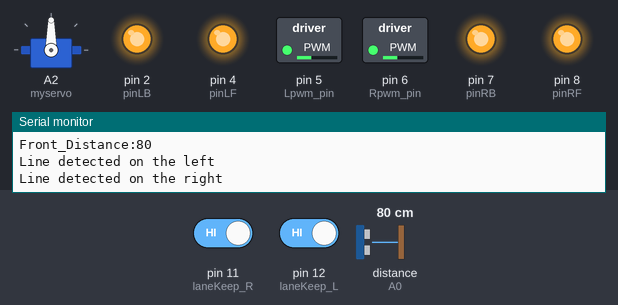
Bench run of a sketch on a simulated Arduino Uno, built with avr-gcc and run on an emulated ATmega328P. On the bench: servo, switched loads named in the sketch (green lamp = pin HIGH), output pins drawn as LEDs (lit = HIGH), the last lines printed to the serial monitor. Wiring (inferred from the names in the program): ultrasonic range finder: trigger A1; echo A0. Dashed ring = blinking. The inputs (shaded band) are chosen by the test bench; at power-on: pin 11 (laneKeep_R) HIGH, distance to the obstacle (sensor on A0) 80 cm, pin 12 (laneKeep_L) HIGH. The echo pulse lasts 58.3 µs per cm; pins used as bus, display or sensor lines are not drawn.

Above: at 1.3 s.
1.4 s: pin 11 (laneKeep_R) driven LOW
At 3.4 s:
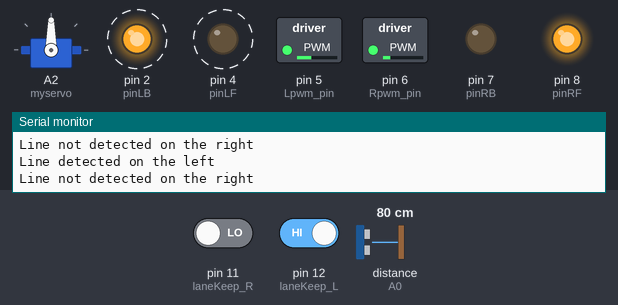
5.4 s: distance to the obstacle (sensor on A0) set to 21 cm
8.9 s: distance to the obstacle (sensor on A0) set to 17 cm
At 12.5 s:
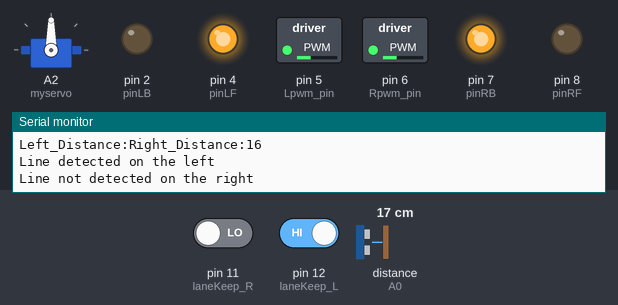
12.9 s: pin 12 (laneKeep_L) driven LOW
16.5 s: distance to the obstacle (sensor on A0) set to 35 cm
At 19.6 s:
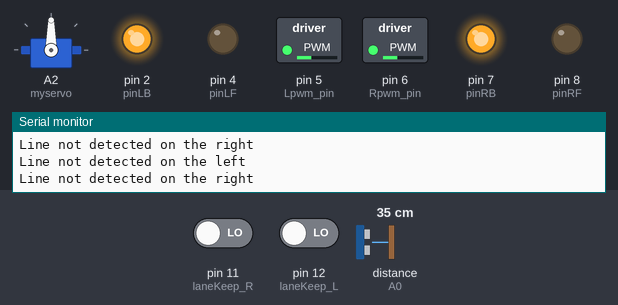
19.9 s: pin 11 (laneKeep_R) driven HIGH
At 20.8 s:
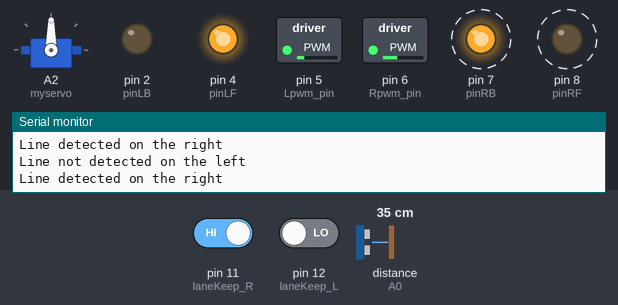
Timing chart, 0 to 24.9 s (numbered marks = the images above; inputs shaded):
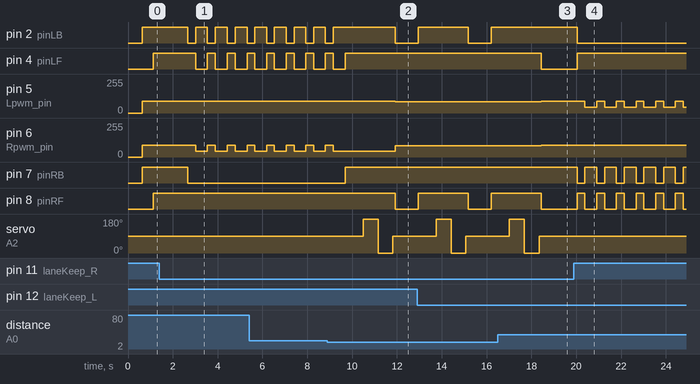

The sketch:

mainCode.ino
```cpp
/* CS179J Autonomous Vehicle Maze Project
 * Group: ERASER
 * Members: Eric Choi, Artip Nakchinda, Sean Yi
 *
 * filename: mainCode.ino
   * This file is the main code for the autonomous vehicle maze project.
   * It contains code consisting of the following:
   * - Motor Control Functions
   * - Ultrasonic Sensor Functions for detecting obstacles
   * - Obstacle Sensors for Lane Keep Functions
   * - Bluetooth Module Functions for sending/receiving coordinates
   * - Coordinate Pathing Functions
 *
 */
// Code inspired by original kit's code,
// Modify to add obstacle avoidance sensor and bluetooth module
// also adding pathing functions
// May also modify for better organization (i.e. Convert to use state machine)

// Libraries
#include <Servo.h>
// #include <Vector.h>

// *** SET THESE VARIABLES FIRST BEFORE UPLOADING TO VEHICLE ***
#define DRIVE_SELECT    1    // 1 = Main Drive Function,
                             // 2 = Lane Keep Drive Only,
                             // 3 = Ultrasonic Obstacle Avoidance
#define VEHICLE_SELECT  2    // Vehicle 1 = 1;
                            // Vehicle 2 = 2;
#define VEHICLE_SPEED   90  // Speed of the vehicle
#define TURN_SPEED      85  // Speed of the vehicle when turning
#define START_POS_X     1    // Starting Position in maze
#define START_POS_Y     0
// Vehicle 1: 0,0
// Vehicle 2: 3,0
#define START_DIRECTION EAST // Starting Direction in maze
// *** SET THESE VARIABLES FIRST BEFORE UPLOADING TO VEHICLE ***

// Motor Controller Pins
#define Lpwm_pin  5     //pin of controlling speed---- ENA of motor driver board
#define Rpwm_pin  6    //pin of controlling speed---- ENB of motor driver board
const int pinLB = 2;             //pin of controlling turning---- IN1 of motor driver board left back
const int pinLF = 4;             //pin of controlling turning---- IN2 of motor driver board left forward
const int pinRB = 7;            //pin of controlling turning---- IN3 of motor driver board right back
const int pinRF = 8;            //pin of controlling turning---- IN4 of motor driver board right forward

// Ultrasonic Sensor Pins
Servo myservo;
const int Echo_Pin=A0;  // ultrasonic module   ECHO to A0
const int Trig_Pin=A1;  // ultrasonic module  TRIG to A1

// Obstacle Avoidance Sensor Pins
const int laneKeep_L = 12; // pins
const int laneKeep_R = 11;

// Coordinate Pathing Variables *** IMPORTANT TODO ***
/* Needed variables:
    - path (array of coordinates)
    - currentPos (current position)
    - nextPos (next position)
    - vehicleSelect (vehicle 1 or 2)
    - pathFound (boolean)
*/
#define MAX_PATH_LENGTH 50
#define MAX_GRID_LENGTH 30
#define MAX_GRID_WIDTH  30
#define GRID_WIDTH      4
#define GRID_LENGTH     6

const int UNEXPLORED = 0;
const int OPEN = 1;
const int WALL = 2;
const int VISITED = 3;

// int grid[GRID_WIDTH][GRID_LENGTH] = {
//   (0, 0), (0, 1), (0, 2), (0, 3), (0, 4), (0, 5),
//   (1, 0), (1, 1), (1, 2), (1, 3), (1, 4), (1, 5),
//   (2, 0), (2, 1), (2, 2), (2, 3), (2, 4), (2, 5),
//   (3, 0), (3, 1), (3, 2), (3, 3), (3, 4), (3, 5)
//   }; // Grid of coordinates (4x6)

int exploration[GRID_WIDTH][GRID_LENGTH] = {
  (0, 0, 0, 0, 0, 0), // x, y -- -- >
  (0, 0, 0, 0, 0, 0), // |
  (0, 0, 0, 0, 0, 0), // |
  (0, 0, 0, 0, 0, 0), // v
  (0, 0, 0, 0, 0, 0)
  }; // exploration grid, 0 = unexplored, 1 = open, 2 = wall, 3 = visited

int vehicleSelect = VEHICLE_SELECT; // not sure if needed...

bool pathFound = false;
int stepCounter = 0;
int currPos[2] = {START_POS_X, START_POS_Y}; // Current position
int path[MAX_PATH_LENGTH][2] = {(START_POS_X, START_POS_Y) }; // Path to follow

// Vehicle 2 Variables (the secondary vehicle)
int currPos2[2] = {0, 0}; // Current position (not sure if needed)*
int path2[MAX_PATH_LENGTH][2] = {(0, 0)}; // Path to follow


// typedef Vector <int> currentPos; // Current position
// typedef Vector <Vector <int>> path; // Path to follow
// typedef Vector <Vector <int>> grid; // Grid of coordinates (4x6) excluding the walls

enum Direction {NORTH, SOUTH, EAST, WEST};
Direction currentDir = START_DIRECTION;

void turnRight(){
  switch(currentDir){
    case NORTH:
      currentDir = EAST;
      break;
    case EAST:
      currentDir = SOUTH;
      break;
    case SOUTH:
      currentDir = WEST;
      break;
    case WEST:
      currentDir = NORTH;
      break;
  }
}

void turnLeft(){
  switch(currentDir){
    case NORTH:
      currentDir = WEST;
      break;
    case WEST:
      currentDir = SOUTH;
      break;
    case SOUTH:
      currentDir = EAST;
      break;
    case EAST:
      currentDir = NORTH;
      break;
  }
}

// ----- Sensor Functions -----
// Bluetooth Module
//
// TODO: Implement communication functions
//  - sendCommunication()
//  - recvCommunication()
//  - sendPos()
//  - recvPos()
//  - sendPath() // important functons
//  - recvPath()

char command = 'S'; // default: no data to transmit
int BT_stepCounter = 0;

bool BT_sendPath = false;

void recvPath() {
  if(Serial.available() > 0) {
    stopp();
    BT_stepCounter = Serial.read();
    // path = Serial.read();
    for (int i = 0; i < BT_stepCounter || Serial.available() > 0; i++) {
      for (int j = 0; j < 2; j++) {
        path2[i][j] = Serial.read();
      }
    }
    // etc...; though there's probably a better way to do this.

  }
}
void sendPath() {
  stopp();
  Serial.write(static_cast<int>(stepCounter)); // send the number of steps in path

  for(int i = 0; i < stepCounter; i++) { // send the path
    for(int j = 0; j < 2; j++) {
      Serial.write(path[i][j]);
    }
  }
}


// Uses the two obstacle avoidance sensors to detect lines and keep vehicle straight
// Lane Keep/Obstacle Avoidance Sensor Variables
int lastState_L = HIGH;  // the previous state from the input pin
int currState_L;        // the current reading from the input pin

int lastState_R = HIGH;
int currState_R;

bool lineDetected_L = false;
bool lineDetected_R = false;
bool lineTimeDetected_L = false;
bool lineTimeDetected_R = false;
// bool lineDetected_F = false;


void laneKeep() {
  // TODO: Implement Lane Keep function using the two obstacle avoidance sensors
  // Read the state of the the input pin:
  // lineDetected_L = 0; // 0 = no line, 1 = line detected
  // lineDetected_R = 0;

  currState_L = digitalRead(laneKeep_L);
  currState_R = digitalRead(laneKeep_R);

  if (currState_L == LOW) {// lastState_L == HIGH && currState_L == LOW) {
    Serial.println("Line not detected on the left");
    lineDetected_L = false;
  }
  else if (currState_L == HIGH) { // lastState_L == LOW && currState_L == HIGH) {
    Serial.println("Line detected on the left");
    lineDetected_L = true;
    // If the line is detected on the left, then the vehicle should turn right
  }

  if (currState_R == LOW) { // lastState_R == HIGH && currState_R == LOW) {
    Serial.println("Line not detected on the right");
    lineDetected_R = false;
  }
  else if (currState_R == HIGH) { // lastState_R == LOW && currState_R == HIGH) {
    Serial.println("Line detected on the right");
    lineDetected_R = true;
    // If the line is detected on the right, then the vehicle should turn left

  }

  // if ((currState_L == HIGH && currState_R == HIGH) &&
  //      lineDetected_L == lineDetected_R) {
  //     }

  // lastState_L = currState_L;
  // lastState_R = currState_R;
}

void laneKeep_stop() {
  laneKeep();
  if(lineDetected_L==true && lineDetected_R==true) {
    stopp();
  }
}

// Ultrasonic Sensor
#define USS_DETECT_DISTANCE 18 // Minimum distance to detect a wall/obstacle
volatile int Front_Distance;
volatile int Left_Distance;
volatile int Right_Distance;
bool USS_clearFront = false;
bool USS_clearLeft  = false;
bool USS_clearRight = false;

float checkdistance() {
  digitalWrite(Trig_Pin, LOW);
  delayMicroseconds(2);
  digitalWrite(Trig_Pin, HIGH);
  delayMicroseconds(10);
  digitalWrite(Trig_Pin, LOW);
  float distance = pulseIn(Echo_Pin, HIGH) / 58.00;
  delay(10);
  return distance;
}

void USS_ResetPos() {
  myservo.write(90);
  delay(100);
}
void USS_CheckLeft() {
  myservo.write(180);
  delay(500);
  Left_Distance = checkdistance();
  Serial.print("Left_Distance:");
}
void USS_CheckRight() {
  myservo.write(0);
  delay(500);
  Right_Distance = checkdistance();
  Serial.print("Right_Distance:");
  Serial.println(Right_Distance);
}
void USS_CheckFront() {
  myservo.write(90);
  delay(500);
  Front_Distance = checkdistance();
  Serial.print("Front_Distance:");
  Serial.println(Front_Distance);
}

void USS_Main() { // Original obstacle avoidance function, uses only the ultrasonic sensor
  USS_clearFront = true;
  USS_clearLeft  = true;
  USS_clearRight = true;
  lineDetected_L = false;
  lineDetected_R = false;

  Front_Distance = checkdistance(); // obtain the value detected by ultrasonic sensor
  USS_CheckFront();
  if((Front_Distance < USS_DETECT_DISTANCE) && (Front_Distance > 0)) {
      // if the distance is greater than 0 and less than USS_DETECT_DISTANCE
    USS_clearFront = false;

    stopp(); //stop
    delay(150);
    USS_CheckFront();
    delay(150);
    USS_CheckLeft();
    delay(150);
    USS_CheckRight();
    delay(150);
    USS_ResetPos();

    if (Front_Distance < USS_DETECT_DISTANCE) {
      USS_clearFront = false;
    }
    else {
      USS_clearFront = true;
    }

    if (Left_Distance < USS_DETECT_DISTANCE) {
      USS_clearLeft = false;
    }
    else {
      USS_clearLeft = true;
    }

    if (Right_Distance < USS_DETECT_DISTANCE) {
      USS_clearRight = false;
    }
    else {
      USS_clearRight = true;
    }
  }
  else { //otherwise
    USS_clearFront = true;
  }
}

// bool forward  = false; // dunno if we need this
// bool backward = false;
// bool left     = false;
// bool right    = false;
// bool stop     = true;

// --- DRIVE MODES ---
#define TURN_DELAY 250 // Adjust value as needed
                       // to achieve 90-degree turns(milliseconds)

unsigned long sensorTriggerTimeL = 0;
unsigned long sensorTriggerTimeR = 0;
const unsigned long sensorDelay = 600; // 50 milliseconds

void Drive_Main() { // All good - Sean
  USS_clearFront = true;
  USS_clearLeft  = true;
  USS_clearRight = true;

  lineTimeDetected_L = digitalRead(laneKeep_L);
  lineTimeDetected_R = digitalRead(laneKeep_R);

  lineDetected_L = false;
  lineDetected_R = false;
  // Serial.println(millis());
  bool sensCheck = false;
  if (lineTimeDetected_L) {
    sensorTriggerTimeL = millis();
  }
  if (lineTimeDetected_R) {
    sensorTriggerTimeR = millis();
  }

   if ((lineTimeDetected_L) && ((millis() - sensorTriggerTimeR) <= sensorDelay)) {
    sensCheck = true;
   } else if((lineTimeDetected_R) && ((millis() - sensorTriggerTimeL) <= sensorDelay)) {
    sensCheck = true;
   }
  USS_Main();
  if (USS_clearFront == true && USS_clearLeft == true && USS_clearRight == true) {
    // Ultrasonic sensor clear
    laneKeep();
    if (lineDetected_L == true && lineDetected_R == true && sensCheck == true) { // Line in front
      // while (lineDetected_L == 1 || lineDetected_R == 1) {
      //   go_forward(VEHICLE_SPEED);
      //   laneKeep();
      // }
      go_forward(VEHICLE_SPEED);
      delay(500);
      stopp();
      switch (currentDir) {
        case NORTH:
          currPos[1]++; // Move up in the grid
          break;
        case EAST:
          currPos[0]++; // Move right in the grid
          break;
        case SOUTH:
          currPos[1]--; // Move down in the grid
          break;
        case WEST:
          currPos[0]--; // Move left in the grid
          break;
      }
      path[0][stepCounter] = currPos[0];
      path[1][stepCounter] = currPos[1];
      stepCounter++;
      delay(1000);
      laneKeep();
    }
    else if (lineDetected_L == 0 && lineDetected_R == 1) { // Line detected on the right
      unsigned long startTime = millis();
      while (millis() - startTime <= 350) {
        go_backward(VEHICLE_SPEED);
        lineDetected_L = digitalRead(laneKeep_L);
        lineDetected_R = digitalRead(laneKeep_R);
        if (lineDetected_L == 1 && lineDetected_R == 1) {
          stopp();
          return;
        }
      }
      // startTime = millis();
      // while (millis() - startTime <= 350) {
      //   laneKeep_left(VEHICLE_SPEED);
      //   laneKeep();
      //   lineDetected_L = digitalRead(laneKeep_L);
      //   lineDetected_R = digitalRead(laneKeep_R);
      //   if (lineDetected_L == 1 && lineDetected_R == 1) {
      //     stopp();
      //     return;
      //   }
      // }
      laneKeep_left(VEHICLE_SPEED);
      laneKeep();
    } else if (lineDetected_L == 1 && lineDetected_R == 0) { // Line detected on the left
      unsigned long startTime = millis();
      while (millis() - startTime <= 350) {
        go_backward(VEHICLE_SPEED);
        lineDetected_L = digitalRead(laneKeep_L);
        lineDetected_R = digitalRead(laneKeep_R);
        if (lineDetected_L == 1 && lineDetected_R == 1) {
          stopp();
          return;
        }
      }
      // startTime = millis();
      // while (millis() - startTime <= 350) {
      //   laneKeep_right(VEHICLE_SPEED);
      //   laneKeep();
      //   lineDetected_L = digitalRead(laneKeep_L);
      //   lineDetected_R = digitalRead(laneKeep_R);
      //   if (lineDetected_L == 1 && lineDetected_R == 1) {
      //     stopp();
      //     return;
      //   }
      // }
      laneKeep_right(VEHICLE_SPEED);
      laneKeep();
    }
    else if (lineDetected_L == false && lineDetected_R == false) { // No line detected
      go_forward(VEHICLE_SPEED);
      laneKeep();
    }
    else {
      stopp(); // If something weird happens...
      laneKeep();
    }
  }
  else if (USS_clearFront == false &&
           USS_clearLeft  == true  && USS_clearRight == false) { // Left is clear
    rotate_left(TURN_SPEED);
    delay(TURN_DELAY);
  }
  else if (USS_clearFront == false &&
           USS_clearLeft  == false && USS_clearRight == true) {  // Right is clear
    rotate_right(TURN_SPEED);
    delay(TURN_DELAY);
  }
  else if (USS_clearFront == false &&
           USS_clearLeft  == true  && USS_clearRight == true) { // Left and Right are clear
    if (Left_Distance > Right_Distance) {
      rotate_left(TURN_SPEED);
    }
    else {
      rotate_right(TURN_SPEED);
    }
    delay(TURN_DELAY);
  }
  // else if (USS_clearFront == true  &&
  //          USS_clearLeft  == false && USS_clearRight == false) { // Front is clear
  //   laneKeep();
  //   go_forward(VEHICLE_SPEED);
  // }
  // else if (USS_clearFront == true &&
  //          USS_clearLeft  == true && USS_clearRight == true) { // All are clear
  //   laneKeep();
  //   go_forward(VEHICLE_SPEED);
  // }
  else if (USS_clearFront == false &&
           USS_clearLeft  == false && USS_clearRight == false) { // All are blocked
    laneKeep();
    rotate_left(TURN_SPEED); // replace with a 180 turn
    delay(TURN_DELAY*2);
  }
  else {
    stopp(); // If something weird happens...
  }
}

void laneKeep_Drive() {  // Motor Drive function using the lane keep function only
  laneKeep();
  if (lineDetected_L == false && lineDetected_R == false) {
    go_forward(VEHICLE_SPEED);
  }
  else if (lineDetected_L == false && lineDetected_R == true) {
    // rotate_left(VEHICLE_SPEED);
    laneKeep_left(VEHICLE_SPEED);
  }
  else if (lineDetected_L == true && lineDetected_R == false) {
    // rotate_right(VEHICLE_SPEED);
    laneKeep_right(VEHICLE_SPEED);
  }
  else if (lineDetected_L == true && lineDetected_R == true) {
    go_forward(VEHICLE_SPEED);
  }
  else { // If something weird happens...
    stopp();
    Serial.println("Error: Lane Keep Drive");
  }
}

void Ultrasonic_obstacle_avoidance() // Original obstacle avoidance function
{
  Front_Distance=checkdistance(); //obtain the value detected by ultrasonic sensor
  if((Front_Distance < 10)&&(Front_Distance > 0))//if the distance is greater than 0 and less than 20
{
    stopp();//stop
    delay(100);
    myservo.write(180);
    delay(500);
    Left_Distance=checkdistance();//measure the distance
    delay(100);
    myservo.write(0);
    delay(500);
    Right_Distance=checkdistance();//measure the distance
    delay(100);
if(Left_Distance > Right_Distance)//if distance a1 is greater than a2
    {
      rotate_left(TURN_SPEED);//turn left
      myservo.write(90);
      delay(300);
    }
    else //if the right distance is greater than the left
    {
      rotate_right(TURN_SPEED);// turn right
      myservo.write(90);
      delay(300);
    }
  }
  else//otherwise
  {
    go_forward(VEHICLE_SPEED);//go forward
  }
}
// --- DRIVE MODES ---


// --- Motor Control Functions ---
/* Notes:
 *  - speed_val: 0~255
 *  - HIGH = motor direction disabled
 *  - LOW  = motor direction enabled
 *  - There are 4 motor directions
 *    - pinRB: Right Back
 *    - pinRF: Right Forward
 *    - pinLB: Left Back
 *    - pinLF: Left Forward
 */
void go_forward(unsigned char speed_val) {   // speed_val：0~255
  digitalWrite(pinRB,HIGH);
  digitalWrite(pinRF,LOW );
  digitalWrite(pinLB,HIGH);
  digitalWrite(pinLF,LOW );
  analogWrite(Lpwm_pin,speed_val);
  analogWrite(Rpwm_pin,speed_val);

}
void go_backward(unsigned char speed_val) {   // speed_val：0~255
  digitalWrite(pinRB,LOW );
  digitalWrite(pinRF,HIGH);
  digitalWrite(pinLB,LOW );
  digitalWrite(pinLF,HIGH);
  analogWrite(Lpwm_pin,speed_val);
  analogWrite(Rpwm_pin,speed_val);
}
void rotate_left(unsigned char speed_val) {      // speed_val：0~255
  digitalWrite(pinRB,HIGH);
  digitalWrite(pinRF,LOW );
  digitalWrite(pinLB,LOW );
  digitalWrite(pinLF,HIGH);
  analogWrite(Lpwm_pin,speed_val);
  analogWrite(Rpwm_pin,speed_val);
  turnLeft();
}
void rotate_right(unsigned char speed_val) {   // speed_val：0~255
  digitalWrite(pinRB,LOW );
  digitalWrite(pinRF,HIGH);
  digitalWrite(pinLB,HIGH);
  digitalWrite(pinLF,LOW );
  analogWrite(Lpwm_pin,speed_val);
  analogWrite(Rpwm_pin,speed_val);
  turnRight();
}
void laneKeep_left(unsigned char speed_val) { // Correct the vehicle to the left
  digitalWrite(pinRB,HIGH);                   // speed_val: 0~255
  digitalWrite(pinRF,LOW );
  digitalWrite(pinLB,LOW);
  digitalWrite(pinLF,HIGH);
  analogWrite(Lpwm_pin,speed_val / 2); // left motor
  analogWrite(Rpwm_pin,speed_val);
}
void laneKeep_right(unsigned char speed_val) { // Correct the vehicle to the right
  digitalWrite(pinRB,LOW);                    // speed_val: 0~255
  digitalWrite(pinRF,HIGH);
  digitalWrite(pinLB,HIGH);
  digitalWrite(pinLF,LOW );
  analogWrite(Lpwm_pin,speed_val);
  analogWrite(Rpwm_pin,speed_val / 2);
}

void turnUntilNot(unsigned char speed_val, Direction dir) {
  while (currentDir == dir) {
    Serial.println("Current Direction: " + currentDir);
    rotate_left(speed_val);
    delay(TURN_DELAY);
    stopp();
    delay(1000);
  }
  Serial.println("Stopped!");

  stopp();
}

void stopp() {      //stop
  digitalWrite(pinRB,HIGH);
  digitalWrite(pinRF,HIGH);
  digitalWrite(pinLB,HIGH);
  digitalWrite(pinLF,HIGH);
}
// --- Motor Control Functions ---


void setup(){
  myservo.attach(A2);
  Serial.begin(115200);
  Front_Distance = 0;
  Left_Distance = 0;
  Right_Distance = 0;
  USS_ResetPos();
  vehicleSelect = VEHICLE_SELECT;
  pinMode(Echo_Pin, INPUT); // UltraSonic Sensor
  pinMode(Trig_Pin, OUTPUT);

  pinMode(laneKeep_L, INPUT); // Obstacle Avoidance Sensor
  pinMode(laneKeep_R, INPUT);

  // Motor Controller
  pinMode(pinLB,OUTPUT); // pin 2
  pinMode(pinLF,OUTPUT); // pin 4
  pinMode(pinRB,OUTPUT); // pin 7
  pinMode(pinRF,OUTPUT);  // pin 8
  pinMode(Lpwm_pin,OUTPUT);  // pin 5 (PWM)
  pinMode(Rpwm_pin,OUTPUT);  // pin 6(PWM)

  // Set all indexes as unexplored //
  for (int i = 0; i < GRID_WIDTH; i++) {
    for (int j = 0; j < GRID_LENGTH; j++) {
      exploration[i][j] = UNEXPLORED;
    }
  }
}

void loop(){
  switch(DRIVE_SELECT) {
    case 1: // Main Drive Function
      Drive_Main();
      break;
    case 2: // Lane Keep Drive Only
      laneKeep_Drive();
      break;
    case 3: // Ultrasonic Obstacle Avoidance
      Ultrasonic_obstacle_avoidance();
      break;
    case 4:
      turnUntilNot(VEHICLE_SPEED, currentDir);
      break;
    default:
      stopp();
      Serial.println("Error: Drive Mode not selected.");
      break;
    }
}

// unsigned long sensorTriggerTimeL = 0;
// unsigned long sensorTriggerTimeR = 0;
// const unsigned long sensorDelay = 50; // 50 milliseconds

// void loop() {
//   // Assuming sensorLeft and sensorRight are the left and right sensors
//   bool sensorL = digitalRead(laneKeep_L);
//   bool sensorR = digitalRead(laneKeep_R);

//   if (sensorL) {
//     sensorTriggerTimeL = millis();
//   }

//   if (sensorR) {
//     sensorTriggerTimeR = millis();
//   }

//   if (sensorL && millis() - sensorTriggerTimeR <= sensorDelay) {

//   } else if (sensorR && millis() - sensorTriggerTimeL <= sensorDelay) {

//   } else {
//     // Only one sensor triggered, lane keep this
//   }
// }
```

Measured:
- the behaviour switches between 19 and 18 cm on distance to the obstacle (sensor on A0) (found by bisection; images 1 and 2)
- after the input at 1.4 s, pin 2 (pinLB): alternates HIGH for 0.53 s and LOW for 0.35 s, starting after 1.3 s; pin 4 (pinLF): alternates HIGH for 0.35 s and LOW for 0.53 s, starting after 1.6 s
- after the input at 8.9 s, pin 4 (pinLF): goes on until 9.7 s, then stays HIGH; pin 5 (Lpwm_pin): 90/255 → 85/255 after 3.0 s; pin 7 (pinRB): LOW → HIGH after 0.79 s; pin 8 (pinRF): HIGH → LOW after 3.0 s; servo on A2 (myservo): 90° → 180° after 1.6 s, → 0° 0.66 s later, → 90° 0.66 s later
- after the input at 16.5 s, pin 2 (pinLB): stays HIGH (without the input it goes to LOW after 1.9 s); pin 4 (pinLF): HIGH → LOW after 1.9 s; pin 5 (Lpwm_pin), pin 6 (Rpwm_pin): 85/255 → 90/255 after 1.9 s; pin 8 (pinRF): goes on until 18.4 s, then stays LOW
- after the input at 19.9 s, pin 2 (pinLB): HIGH → LOW after 0.14 s; pin 4 (pinLF): LOW → HIGH after 0.14 s
